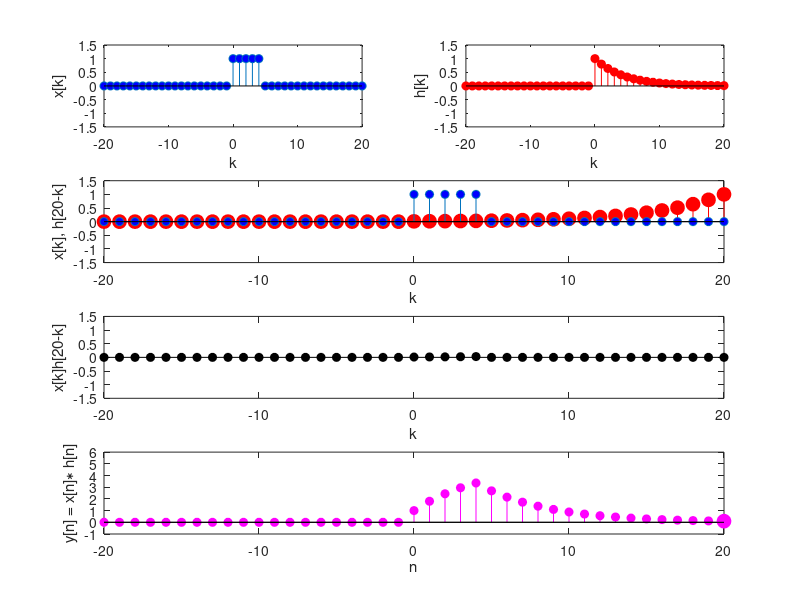

Write the MATLAB code that produced this figure.
clear all
close all
clc

N = 20;
k = -N:N;
L = 5;
alpha = 0.8;
x = [zeros(1,N) ones(1,L) zeros(1,N-L+1)];
h = [zeros(1,N) alpha.^k(end-N:end)];

y = [];
figure
i = 1;
for n = -N:N
    subplot(4,2,1)
    stem(k,x,'MarkerFaceColor','blue'), axis([-N N -1.5 1.5]), xlabel('k'), ylabel('x[k]')
    subplot(4,2,2)
    stem(k,h,'r','MarkerFaceColor','red'), axis([-N N -1.5 1.5]), xlabel('k'), ylabel('h[k]')
  
    if n<0
        subplot(4,2,[3,4])
        stem(k,[h(end-abs(n):-1:1) zeros(1,abs(n))],'r','MarkerFaceColor','red','MarkerSize',10), hold on,
        stem(k,x,'MarkerFaceColor','blue'), axis([-N N -1.5 1.5]), xlabel('k'), ylabel(sprintf('x[k], h[%i-k]',n))
        hold off
        subplot(4,2,[5,6])
        stem(k,x.*[h(end-abs(n):-1:1) zeros(1,abs(n))],'k','MarkerFaceColor','black'), axis([-N N -1.5 1.5])
        xlabel('k'), ylabel(sprintf('x[k]h[%i-k]',n))
        subplot(4,2,[7,8])
        y = [y sum(x.*[h(end-abs(n):-1:1) zeros(1,abs(n))])];
        stem(k,[y NaN(1,2*N+1-i)],'m','MarkerFaceColor','magenta'), hold on,
        stem(k(i),y(end),'m','MarkerFaceColor','magenta','MarkerSize',10),
        axis([-N N -1 1/(1-alpha)+1]), xlabel('n'), ylabel('y[n] = x[n]\ast h[n]')
    else
        subplot(4,2,[3,4])
        stem(k,[zeros(1,n) h(end:-1:1+n) ],'r','MarkerFaceColor','red','MarkerSize',10), hold on,
        stem(k,x,'MarkerFaceColor','blue'), axis([-N N -1.5 1.5]), xlabel('k'), ylabel(sprintf('x[k], h[%i-k]',n))
        hold off 
        subplot(4,2,[5,6])
        stem(k,x.*[zeros(1,n) h(end:-1:1+n)],'k','MarkerFaceColor','black'), axis([-N N -1.5 1.5])
        xlabel('k'), ylabel(sprintf('x[k]h[%i-k]',n))
        subplot(4,2,[7,8])
        y = [y sum(x.*[zeros(1,n) h(end:-1:1+n)])];
        stem(k,[y NaN(1,2*N+1-i)],'m','MarkerFaceColor','magenta'), hold on,
        stem(k(i),y(end),'m','MarkerFaceColor','magenta','MarkerSize',10),
        axis([-N N -1 1/(1-alpha)+1]), xlabel('n'), ylabel('y[n] = x[n]\ast h[n]')
    end
    hold off
    pause
    i = i + 1;
end
